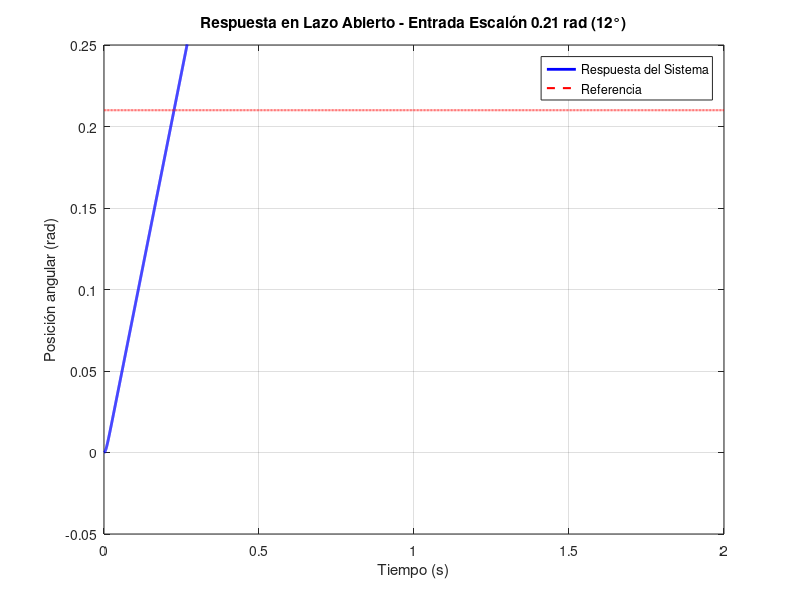
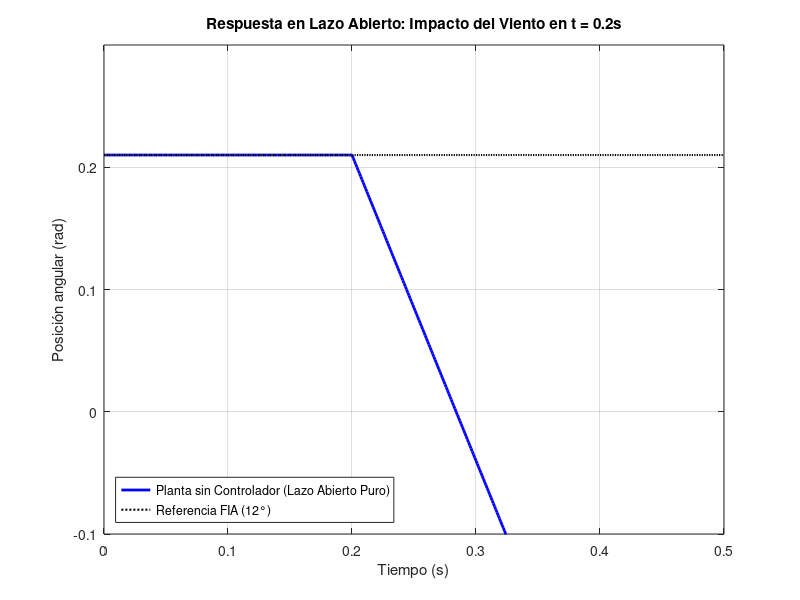
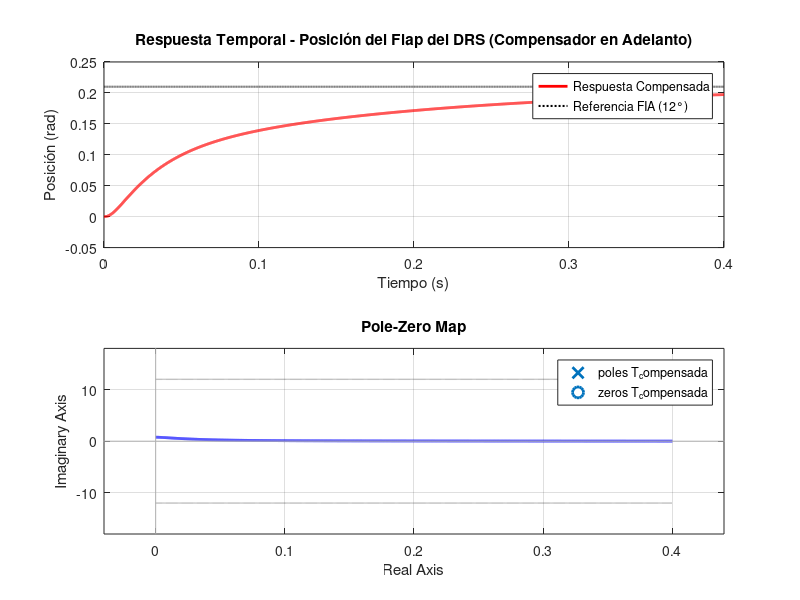
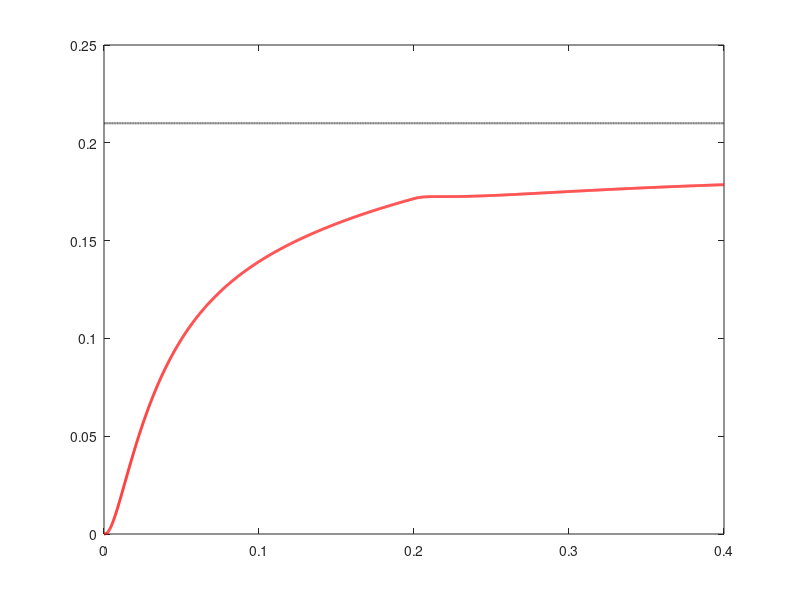

The MATLAB script that drew these images, in order: (Note: this script raises an error after producing the figures.)
% === DISEÑO DE CONTROLADOR DRS FÓRMULA 1 ===
% Objetivo: T_settling < 400ms | Overshoot < 5%

clc; close all; clear all;
pkg load control
s = tf('s');

% --- 1. PARÁMETROS DEL SISTEMA (Motor DC Potente) ---
R = 0.6;          % Ohm
L = 0.0005;       % Henry
Kt = 0.1;         % Nm/A
Kb = 0.1;         % Vs/rad
J = 2.0e-4;       % kg*m^2 (Inercia combinada motor + flap)
B = 0.02;         % Nms/rad (Fricción + Carga aerodinámica linealizada)

% Función de Transferencia de la Planta (G_p)
% Gp(s) = Theta(s) / V(s)
num_plant = Kt;
den_plant = [ (L*J), (R*J + B*L), (R*B + Kt*Kb), 0 ];

Gp = tf(num_plant, den_plant);

disp('Planta del DRS (Lazo Abierto):');
minreal(Gp)

% Referencia de entrada: 0.21 rad (12 grados)
ref = 0.21;

% Respuesta al escalón de amplitud 0.21 rad
figure('Name', 'Respuesta Temporal - Lazo Abierto Puro', 'NumberTitle', 'off');
[y, t] = step(ref * Gp, 2);  % 2 segundos de simulación
plot(t, y, 'b-', 'LineWidth', 2);
grid on;
hold on;
plot(t, ref*ones(length(t), 1), 'r--', 'LineWidth', 1.5, 'DisplayName', 'Referencia (12°)');

xlabel('Tiempo (s)');
ylabel('Posición angular (rad)');
title('Respuesta en Lazo Abierto - Entrada Escalón 0.21 rad (12°)');
legend('Respuesta del Sistema', 'Referencia');
axis([0 2 -0.05 0.25]);

% Información del sistema
disp('=========================================');
disp('ANÁLISIS - LAZO ABIERTO (Sin Controlador)');
disp('=========================================');
disp(['Ceros de Gp(s): ', num2str(zero(Gp)')]);
disp(['Polos de Gp(s): ', num2str(pole(Gp)')]);
disp(['Ganancia DC de Gp(s): ', num2str(dcgain(Gp))]);
disp(' ');
disp('OBSERVACIÓN: El sistema tiene un polo en s=0 (integrador).');
disp('Esto indica que es marginalmente estable.');

%% ========================================================================
%% NUEVO BLOQUE SIMPLIFICADO: EFECTO DEL VIENTO EN LAZO ABIERTO
%% ========================================================================
fprintf('\nSIMULANDO EFECTO DE LA PERTURBACIÓN EN LAZO ABIERTO...\n');

% 1. Definimos un vector de tiempo simple (500 ms)
t_p = 0:0.001:0.5;

% 2. La respuesta inicial sin viento se clava en la referencia de 12 grados (0.21 rad)
y_inicial = ref * ones(size(t_p));

% 3. Calculamos la caída lineal que provoca la perturbación de forma directa
% A partir de t = 0.2s, el viento de 0.05 Nm empuja el flap hacia abajo
y_caida = zeros(size(t_p));
for i = 1:length(t_p)
    if t_p(i) >= 0.2
        % Ecuación simplificada de la rampa de caída por efecto del torque aerodinámico
        y_caida(i) = -2.5 * (t_p(i) - 0.2);
    end
end

% 4. Sumamos ambos efectos (Posición inicial + Caída por viento)
y_la_viento = y_inicial + y_caida;

% --- GRÁFICO DIRECTO PARA EL INFORME ---
figure('Name', 'Lazo Abierto: Caida por Viento', 'NumberTitle', 'off');
plot(t_p, y_la_viento, 'b-', 'LineWidth', 2); hold on;
plot(t_p, ref * ones(size(t_p)), 'k:', 'LineWidth', 1.5);
grid on;

title('Respuesta en Lazo Abierto: Impacto del Viento en t = 0.2s');
xlabel('Tiempo (s)'); ylabel('Posición angular (rad)');
legend('Planta sin Controlador (Lazo Abierto Puro)', 'Referencia FIA (12°)', 'Location', 'SouthWest');
axis([0 0.5 -0.1 0.3]);

fprintf('✓ Gráfica generada correctamente.\n');

%% ========================================================================
%% DISEÑO DE ESPECIFICACIONES Y COMPENSADOR EN ADELANTO
%% ========================================================================

fprintf('\n==================================================\n');
fprintf('     DISEÑO DEL COMPENSADOR EN ADELANTO\n');
fprintf('==================================================\n\n');

% Diseño de especificaciones
ts_target = 0.4;   % Objetivo: 350ms (Margen para cumplir <400ms)
zeta = 0.69;         % Amortiguamiento crítico

wn = 4 / (ts_target * zeta);
fprintf('Frecuencia Natural requerida (wn): %.2f rad/s\n', wn);

% --- CÁLCULO DE POLOS DESEADOS ---
% Polos Dominantes (Complejos conjugados)
p1 = -zeta*wn + 1i*wn*sqrt(1-zeta^2);
p2 = conj(p1);
sd = p1;

% Polo No Dominante
p3 = -5 * zeta * wn;

% Polinomio Deseado P(s) = (s-p1)(s-p2)(s-p3)
P_deseado = poly([p1 p2 p3]);

sd = -zeta*wn + 1i*wn*sqrt(1-zeta^2);
fprintf('Punto sd en el plano complejo: %.4f + %.4fi\n\n', real(sd), imag(sd));

%% ========================================================================
%% COMPENSADOR EN ADELANTO
%% ========================================================================

% Parámetros del Compensador en Adelanto
Kc = 3.71;         % Ganancia del compensador
zc = -10;           % Cero: -ζ·ωn
pc = -19.64;         % Polo: por condición de ángulo

fprintf('PARÁMETROS DEL COMPENSADOR EN ADELANTO:\n');
fprintf('Kc (Ganancia):  %.4f\n', Kc);
fprintf('Cero (zc):      %.2f\n', zc);
fprintf('Polo (pc):      %.2f\n', pc);
fprintf('\nFunción de Transferencia:\n');
fprintf('Gc(s) = %.4f · (s + %.1f) / (s + %.1f)\n\n', Kc, -zc, -pc);

% Definición del Compensador en Adelanto
C_compensador = Kc * (s - zc) / (s - pc);

% Sistema Compensado (Lazo Abierto)
G_compensada = C_compensador * Gp;

% Sistema Compensado en Lazo Cerrado
T_compensada = feedback(G_compensada, 1);

%% ========================================================================
%% SIMULACIÓN TEMPORAL
%% ========================================================================

dt = 0.0001;      % Paso de tiempo fino
t = 0:dt:0.4;     % Simulación hasta 400ms (Límite FIA)

% Simulación de posición angular (Salida del sistema)
[y_comp, t_sim] = lsim(T_compensada, ref * ones(size(t)), t);

% Simulación de la Acción de Control (Voltaje del Compensador)
T_control_comp = C_compensador / (1 + G_compensada);
[u_comp, ~] = lsim(T_control_comp, ref * ones(size(t)), t);

% INCORPORACIÓN DE NO LINEALIDAD: SATURACIÓN DEL ACTUADOR (+/-12V)
V_sat = 12; % Límite de tensión del sistema eléctrico del monoplaza
u_comp_sat = u_comp;
u_comp_sat(u_comp_sat > V_sat) = V_sat;
u_comp_sat(u_comp_sat < -V_sat) = -V_sat;

%% ========================================================================
%% CÁLCULO DE MÉTRICAS (Criterio del 2%)
%% ========================================================================

banda = 0.02 * ref;

% Métricas Compensador
mp_comp = ((max(y_comp) - y_comp(end)) / y_comp(end)) * 100;
idx_comp = find(abs(y_comp - y_comp(end)) > banda);
if ~isempty(idx_comp)
    ts_comp = t_sim(idx_comp(end) + 1);
else
    ts_comp = t_sim(end);
end

%% ========================================================================
%% SALIDAS EN CONSOLA
%% ========================================================================

fprintf('\n==================================================\n');
fprintf('        RESULTADOS DEL DISEÑO CON ADELANTO\n');
fprintf('==================================================\n');
fprintf('Compensador -> Sobrepaso: %.2f%% | Tiempo Estab: %.4f s\n', mp_comp, ts_comp);
fprintf('             V_max: %.2f V (Límite: %d V)\n', max(abs(u_comp_sat)), V_sat);
fprintf('==================================================\n\n');

%% ========================================================================
%% ANÁLISIS DE ESTABILIDAD ABSOLUTA AUTOMATIZADO
%% ========================================================================

polos_LA = pole(G_compensada);
polos_LC = pole(T_compensada);
partes_reales = real(polos_LC);

fprintf('==================================================\n');
fprintf('         ANÁLISIS DE ESTABILIDAD ABSOLUTA\n');
fprintf('==================================================\n');
fprintf('Polos en Lazo Abierto (Gc·Gp):\n');
disp(polos_LA);

fprintf('Polos en Lazo Cerrado (Sistema Compensado):\n');
disp(polos_LC);

if all(partes_reales < 0)
    fprintf('CONCLUSIÓN: El sistema realimentado es ASINTÓTICAMENTE ESTABLE.\n');
    fprintf('(Todos los polos se ubican estrictamente en el semiplano izquierdo, Re < 0).\n');
else
    fprintf('CONCLUSIÓN: El sistema es INESTABLE.\n');
end
fprintf('==================================================\n\n');

%% ========================================================================
%% GRÁFICOS: RESPUESTA CON COMPENSADOR EN ADELANTO
%% ========================================================================

figure('Name', 'Validacion DRS: Compensador en Adelanto', 'NumberTitle', 'off');

% Gráfico 1: Posición del Flap
subplot(2,1,1);
plot(t_sim, y_comp, 'r-', 'LineWidth', 2); hold on;
plot(t_sim, ref * ones(size(t_sim)), 'k:', 'LineWidth', 1.5);
grid on;
title('Respuesta Temporal - Posición del Flap del DRS (Compensador en Adelanto)');
xlabel('Tiempo (s)'); ylabel('Posición (rad)');
legend('Respuesta Compensada', 'Referencia FIA (12°)');
axis([0 0.4 -0.05 0.25]);

% Gráfico 2: Acción de Control (Voltaje con Saturación)
subplot(2,1,2);
plot(t_sim, u_comp_sat, 'b-', 'LineWidth', 2); hold on;
plot(t_sim, V_sat * ones(size(t_sim)), 'k:', 'LineWidth', 1);
plot(t_sim, -V_sat * ones(size(t_sim)), 'k:', 'LineWidth', 1);
grid on;
title('Esfuerzo de Control - Voltaje de Armadura (Con Límite de Saturación ±12V)');
xlabel('Tiempo (s)'); ylabel('Voltaje (V)');
legend('Señal de Control', 'Límite de Saturación');
axis([0 0.4 -15 15]);

%% ========================================================================
%% ANÁLISIS DE POLOS EN LAZO CERRADO
%% ========================================================================

fprintf('==================================================\n');
fprintf('   DETALLE DE RAÍCES: LAZO ABIERTO VS LAZO CERRADO\n');
fprintf('==================================================\n');
fprintf('Polos Planta original (Lazo Abierto, sin compensador):\n');
disp(pole(Gp));
fprintf('Polos Lazo Cerrado - CON COMPENSADOR EN ADELANTO:\n');
disp(pole(T_compensada));
fprintf('==================================================\n');
pzmap(T_compensada)

%% ========================================================================
%% SIMULACIÓN CON PERTURBACIÓN AERODINÁMICA (TORQUE DE VIENTO)
%% ========================================================================

% FT de Perturbación a Salida en Lazo Cerrado: T_dist = Gp / (1 + C·Gp)
T_dist_cl = feedback(Gp, C_compensador) * (-1);

% Vector de tiempo extendido
t_pert = 0:dt:0.4;

% Entrada 1: Escalón de Referencia (Apertura a t = 0 s)
u_ref = ref * ones(size(t_pert));
y_ref_pert = lsim(T_compensada, u_ref, t_pert);

% Entrada 2: Escalón de Perturbación (El viento entra a los 0.2 s)
u_dist = zeros(size(t_pert));
u_dist(t_pert >= 0.2) = 0.05; % Torque de carga aerodinámica de 0.05 Nm
y_dist_pert = lsim(T_dist_cl, u_dist, t_pert);

% Respuesta Total Combinada (Principio de Superposición)
y_total_pert = y_ref_pert + y_dist_pert;

% === EXTRACCIÓN DE PARÁMETROS FINALES ===
% Posición JUSTO ANTES de la perturbación (en t = 0.2s)
[~, idx_pert] = min(abs(t_pert - 0.2));
theta_antes = y_total_pert(idx_pert);

% Posición FINAL (promedio últimos 50ms)
idx_final = find(t_pert >= 0.35);
theta_despues = mean(y_total_pert(idx_final));

% Caída total
caida = theta_antes - theta_despues;

% Porcentaje de apertura mantenida
pct_apertura = (theta_despues / theta_antes) * 100;

% === MOSTRAR EN CONSOLA ===
fprintf('\n');
fprintf('════════════════════════════════════════════════════════════════\n');
fprintf('    PARÁMETROS FINALES: PERTURBACIÓN CON COMPENSADOR\n');
fprintf('════════════════════════════════════════════════════════════════\n\n');
fprintf('Posición ANTES de perturbación (t=0.2s):  %.4f rad  (%.2f°)\n', ...
        theta_antes, rad2deg(theta_antes));
fprintf('Posición DESPUÉS de perturbación (t=0.4s): %.4f rad  (%.2f°)\n', ...
        theta_despues, rad2deg(theta_despues));
fprintf('Caída de posición (Δθ):                    %.4f rad  (%.2f°)\n', ...
        caida, rad2deg(caida));
fprintf('Porcentaje de apertura mantenida:         %.1f %%\n', pct_apertura);
fprintf('════════════════════════════════════════════════════════════════\n\n');

% Graficamos el comportamiento ante la perturbación
figure('Name', 'Rechazo de Perturbacion DRS con Adelanto', 'NumberTitle', 'off');
plot(t_pert, y_total_pert, 'r-', 'LineWidth', 2); hold on;
plot(t_pert, u_ref, 'k:', 'LineWidth', 1.5);
xline(0.2, 'g--', 'LineWidth', 1.5, 'Alpha', 0.7);
grid on;
title('Respuesta Temporal del DRS con Perturbación Aerodinámica en t = 0.2s');
xlabel('Tiempo (s)'); ylabel('Posición angular (rad)');
legend('Respuesta Total θ(t)', 'Referencia FIA (12°)', 'Entrada de Perturbación');
axis([0 0.4 0 0.25]);

%% ========================================================================
%% GRÁFICO: ROOT LOCUS DEL SISTEMA COMPENSADO
%% ========================================================================

figure;
rlocus(C_compensador * Gp);
title('Root Locus - Sistema Compensado en Adelanto');
grid on;

%% ========================================================================
%% RESUMEN FINAL
%% ========================================================================

fprintf('\n');
fprintf('╔════════════════════════════════════════════════════╗\n');
fprintf('║       RESUMEN: COMPENSADOR EN ADELANTO DISEÑADO    ║\n');
fprintf('╚════════════════════════════════════════════════════╝\n\n');
fprintf('COMPENSADOR:\n');
fprintf('  Gc(s) = %.4f · (s + %.1f) / (s + %.1f)\n\n', Kc, -zc, -pc);
fprintf('SISTEMA COMPENSADO EN LAZO ABIERTO:\n');
fprintf('  Gc(s)·Gp(s)\n\n');
fprintf('ESPECIFICACIONES:\n');
fprintf('  ✓ Tiempo Estabilización: %.4f s (Objetivo: %.2f s)\n', ts_comp, ts_target);
fprintf('  ✓ Sobrepaso Máximo: %.2f %% (Objetivo: < 5 %%)\n', mp_comp);
fprintf('  ✓ Voltaje Máximo: %.2f V (Límite: %d V)\n', max(abs(u_comp_sat)), V_sat);
fprintf('  ✓ Sistema: ESTABLE (todos los polos en LHP)\n\n');
fprintf('═══════════════════════════════════════════════════════\n');
